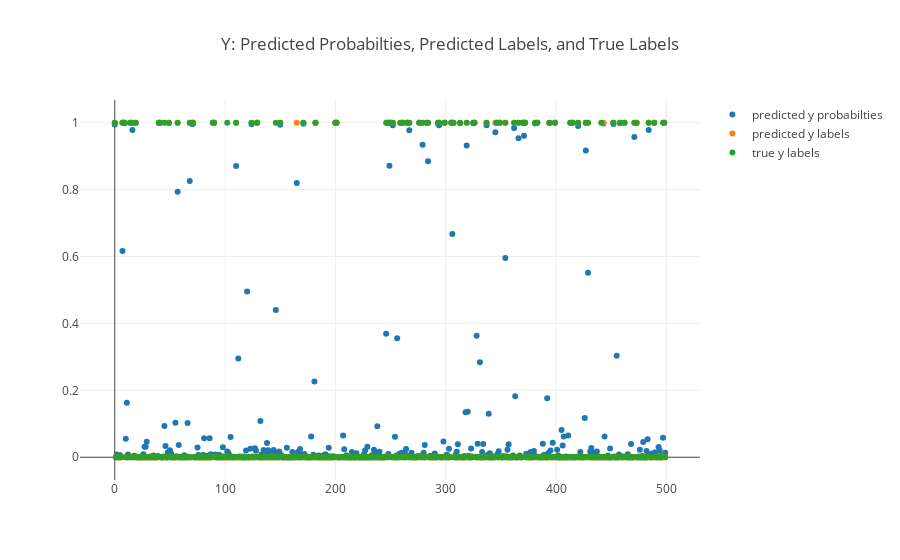

Notebook source saved alongside this figure:
### Code cell
# Create a plot to show the predicted y probabilties and the y labels
num = 500

# predicted y probabilties
trace0 = go.Scatter(
    x = [x for x in range(num)],
    y = y_pred[:num].flatten(),
    mode = 'markers',
    name = 'predicted y probabilties'
)

# predicted y labels
trace1 = go.Scatter(
    x = [x for x in range(num)],
    y = y_pred_labels[:num].flatten(),
    mode = 'markers',
    name = 'predicted y labels'
)

# true y labels
trace2 = go.Scatter(
    x = [x for x in range(num)],
    y = y_test[:num].flatten(),
    mode = 'markers',
    name = 'true y labels'
)


data = [trace0, trace1, trace2]

title = 'Y: Predicted Probabilties, Predicted Labels, and True Labels'
fig = go.Figure(data=data, layout = {'title':title})

iplot(fig)
pio.write_image(fig, plt_filepath+title+'.png')

### Figure 1 — Plotly figure (JSON) as saved in the notebook; plotly's stock layout.template omitted (floating-point values rounded to 4 significant figures; data arrays with more than 128 entries replaced by an {"elided": "..."} marker saying what was removed)
{"data": [{"mode": "markers", "name": "predicted y probabilties", "type": "scatter", "uid": "6398cae8-44a7-458e-ae0d-038df569bd67", "x": {"elided": "500 int values"}, "y": {"elided": "500 float values"}}, {"mode": "markers", "name": "predicted y labels", "type": "scatter", "uid": "8815c532-33ec-41b2-9096-c82d2bf486e2", "x": {"elided": "500 int values"}, "y": {"elided": "500 int values"}}, {"mode": "markers", "name": "true y labels", "type": "scatter", "uid": "c7709a8c-6357-4d28-9a31-e52db1af2d95", "x": {"elided": "500 int values"}, "y": {"elided": "500 int values"}}], "layout": {"autosize": true, "title": {"text": "Y: Predicted Probabilties, Predicted Labels, and True Labels"}, "xaxis": {"autorange": true, "range": [-30.18, 529.2], "type": "linear"}, "yaxis": {"autorange": true, "range": [-0.07325, 1.073], "type": "linear"}}}
